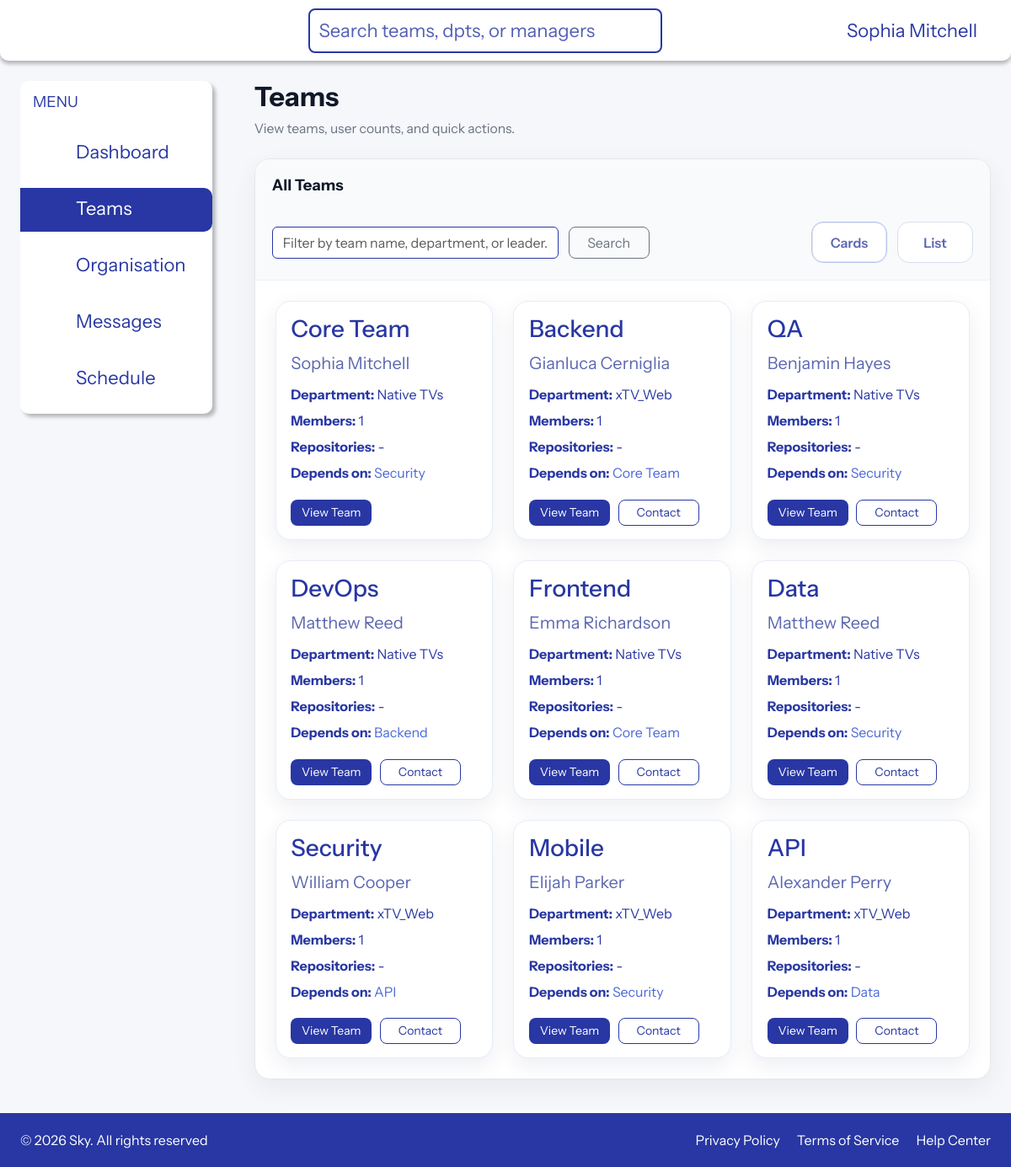
/teams/ (signed in), run on the app's committed database.
### apps/teams/models.py (models this page shows, shortened)
class User(AbstractUser):
    team = models.ForeignKey(
        Team,
        on_delete=models.CASCADE,
        db_column="team_id",
        related_name="users",
        null=True,
        blank=True,
    )
    class Meta:
        db_table = "user"
    def __str__(self):
        full_name = self.get_full_name()
        return full_name or self.username

class Team(models.Model):
    team_id = models.AutoField(primary_key=True)
    team_name = models.TextField(blank=True, null=True)
    team_leader = models.ForeignKey(
        "User",
        on_delete=models.SET_NULL,
        null=True,
        blank=True,
        db_column="team_leader",
        related_name="led_teams",
    )
    department = models.ForeignKey(
        Department,
        on_delete=models.CASCADE,
        db_column="department_id",
        related_name="teams",
    )
    slack_channels = models.TextField(blank=True, null=True)
    daily_standup_time = models.TextField(blank=True, null=True)
    team_wiki = models.TextField(blank=True, null=True)
    development_focus_areas = models.TextField(blank=True, null=True)
    key_skills_technologies = models.TextField(blank=True, null=True)
    downstream_dependency = models.ForeignKey(
        "self",
        on_delete=models.SET_NULL,
        null=True,
        blank=True,
        related_name="upstream_teams",
    )
    class Meta:
        db_table = "team"
    def employee_count(self):
        return self.users.count()
    def project_count(self):
        return self.projects.count()

class Department(models.Model):
    department_id = models.AutoField(primary_key=True)
    department_name = models.TextField(blank=True, null=True)
    department_head = models.ForeignKey(
        "User",
        on_delete=models.SET_NULL,
        null=True,
        blank=True,
        db_column="department_head",
        related_name="headed_departments",
    )
    class Meta:
        db_table = "department"

### apps/teams/views.py (the view, shortened to what this page needs)
# urls.py: path("teams/", team_list, name="team-list"),
@login_required
def team_list(request):
    teams = Team.objects.select_related("team_leader", "department")
    query = request.GET.get('q', '').strip()
    return render(request, "teams/list.html", {"teams": teams, "query": query})

### apps/teams/templates/teams/list.html (shortened to what this page needs)
{% extends "base.html" %}
{% load static %}
{% block extra_css %}
<link rel="stylesheet" href="{% static 'pages/css/teams.css' %}">
{% endblock %}
{% block content %}
<div class="teams-page">
    <div class="teams-header">
        <div>
            <h1 class="teams-title">Teams</h1>
            <p class="teams-subtitle">View teams, user counts, and quick actions.</p>
        </div>
    </div>
    {% if teams %}
    <div class="teams-layout">
        <div class="teams-card-shell">
            <div class="card-header-row teams-card-shell-header">
                <h2 class="section-title">All Teams</h2>
                <form method="get" class="teams-toolbar">
                    <input type="text" name="q" placeholder="Filter by team name, department, or leader..." value="{{ query }}" class="form-control teams-toolbar-input">
                    <button type="submit" class="btn btn-outline-secondary teams-toolbar-button">Search</button>
                    <div class="teams-view-toggle">
                        <a href="{% url 'team-list' %}?{% if query %}q={{ query|urlencode }}&amp;{% endif %}view=cards"
                           class="teams-view-pill {% if request.GET.view == 'list' %}{% else %}teams-view-pill--active{% endif %}">
                            Cards
                        </a>
                        <a href="{% url 'team-list' %}?{% if query %}q={{ query|urlencode }}&amp;{% endif %}view=list"
                           class="teams-view-pill {% if request.GET.view == 'list' %}teams-view-pill--active{% endif %}">
                            List
                        </a>
                    </div>
                </form>
            </div>
            {% if request.GET.view == 'list' %}
            <div class="table-responsive">
                <table class="teams-table">
                    <thead>
                        <tr>
                            <th>ID</th>
                            <th>Team</th>
                            <th>Department</th>
                            <th>Team Lead</th>
                            <th>Employees</th>
                            <th>Projects</th>
                            <th>Actions</th>
                            <th>Downstream Dependency</th>
                        </tr>
                    </thead>
                    <tbody>
                        {% for team in teams %}
                        <tr>
                            <td>{{ team.team_id }}</td>
                            <td class="fw-semibold">{{ team.team_name }}</td>
                            <td>{{ team.department.department_name }}</td>
                            <td>{{ team.team_leader }}</td>
                            <td>{{ team.employee_count }}</td>
                            <td>{{ team.project_count }}</td>
                            <td>
                                <div class="table-actions">
                                    <a href="{% url 'team-detail' team.team_id %}" class="btn btn-sm btn-primary">
                                        View Team
                                    </a>
                                    {% if user.team and user.team.team_id != team.team_id %}
                                    <a href="{% url 'messaging:message-create-for-team' team.team_id %}" class="btn btn-sm btn-outline-primary">
                                        Contact
                                    </a>
                                    {% endif %}
                                    {% if user.is_superuser %}
                                    <a href="{% url 'team-edit' team.team_id %}" class="btn btn-sm btn-outline-secondary">
                                        Edit
                                    </a>
                                    {% endif %}
                                </div>
                            </td>
                            <td>
                                {% if team.downstream_dependency %}
                                    <a href="{% url 'team-detail' team.downstream_dependency.team_id %}">
                                        {{ team.downstream_dependency.team_name }}
                                    </a>
                                {% else %}
                                    -
                                {% endif %}
                            </td>
                        </tr>
                        {% endfor %}
                    </tbody>
                </table>
            </div>
            {% else %}
            <div class="teams-card-grid">
                {% for team in teams %}
                <article class="team-card">
                    <div class="team-card-body">
                        <h3 class="team-card-title">{{ team.team_name }}</h3>
                        <p class="team-card-lead">
                            {% if team.team_leader %}
                                {{ team.team_leader }}
                            {% else %}
                                -
                            {% endif %}
                        </p>
                        <div class="team-card-meta">
                            <p><span class="team-card-meta-label">Department:</span> {{ team.department.department_name|default:"-" }}</p>
                            <p><span class="team-card-meta-label">Members:</span> {{ team.employee_count|default:"-" }}</p>
                            <p><span class="team-card-meta-label">Repositories:</span> {{ team.project_count|default:"-" }}</p>
                            <p>
                                <span class="team-card-meta-label">Depends on:</span>
                                {% if team.downstream_dependency %}
                                    <a href="{% url 'team-detail' team.downstream_dependency.team_id %}" class="team-card-inline-link">
                                        {{ team.downstream_dependency.team_name }}
                                    </a>
                                {% else %}
                                    -
                                {% endif %}
                            </p>
                        </div>
                    </div>
                    <div class="team-card-actions">
                        <a href="{% url 'team-detail' team.team_id %}" class="btn btn-sm btn-primary">View Team</a>
                        {% if user.team and user.team.team_id != team.team_id %}
                        <a href="{% url 'messaging:message-create-for-team' team.team_id %}" class="btn btn-sm btn-outline-primary">Contact</a>
                        {% endif %}
                    </div>
                </article>
                {% endfor %}
            </div>
            {% endif %}
        </div>
    </div>
    {% endif %}
</div>
{% endblock %}

### templates/header.html (shortened to what this page needs)
<header class="site-header">
    <div class="top-bar">
        <div class="header-inner">
            <div class="header-row">
                <div class="logo-section">
                    {% load svg %}
                </div>
                {% if user.is_authenticated %}
                    <div class="search-bar">
                        <form action="{% url 'team-list' %}" method="get" class="search-bar-form">
                            <input id="search" name="q" type="text" placeholder="Search teams, dpts, or managers" class="search-input">
                                {% load svg %}
                        </form>
                    </div>
                    <div class="profile-section d-flex align-items-center">
                                {% load svg %}
                        <div class="user-section pe-3">
                            {% if user.first_name and user.last_name %}
                                <span class="user-label">{{ user.first_name }} {{ user.last_name }}</span>
                            {% else %}
                                <span class="user-label">{{ user.username }}</span>
                            {% endif %}
                        </div>
                                {% load svg %}
                    </div>
                {% endif %}
            </div>
        </div>
    </div>
</header>

### apps/pages/static/pages/css/teams.css (style rules this page uses)
.teams-page { width: 100%; }
.teams-header { display: flex; justify-content: space-between; align-items: flex-start; gap: 1rem; margin-bottom: 1.5rem; flex-wrap: wrap; }
.teams-title { margin: 0; font-size: 2rem; font-weight: 700; color: #111827; }
.teams-subtitle { margin: 0.4rem 0 0; color: #6b7280; font-size: 0.98rem; }
.teams-layout { display: block; }
.teams-table-card, .teams-card-shell, .employees-card { background: #fff; border: 1px solid #e5e7eb; border-radius: 18px; overflow: hidden; box-shadow: 0 10px 30px rgba(15, 23, 42, 0.06); }
.card-header-row { padding: 1.25rem 1.25rem 0.75rem; border-bottom: 1px solid #eef2f7; background: #f8fafc; }
.teams-card-shell-header { display: flex; flex-direction: column; gap: 1rem; padding-bottom: 1.25rem; }
.section-title { margin: 0; font-size: 1.1rem; font-weight: 700; color: #1f2937; }
.teams-toolbar { display: flex; align-items: center; gap: 0.75rem; flex-wrap: wrap; }
.teams-toolbar-input { max-width: 340px; min-width: 260px; }
.teams-toolbar-button { min-width: 96px; }
.teams-view-toggle { display: inline-flex; gap: 0.75rem; margin-left: auto; }
.teams-view-pill { min-width: 90px; padding: 0.7rem 1rem; border: 1px solid #d8def0; border-radius: 14px; background: #ffffff; color: #5b67b0; text-align: center; font-weight: 600; text-decoration: none; }
.teams-view-pill--active { border-color: #b8c1ef; box-shadow: inset 0 0 0 1px rgba(40, 55, 163, 0.12); }
.teams-card-grid { display: grid; grid-template-columns: repeat(3, minmax(0, 1fr)); gap: 1.5rem; padding: 1.5rem; }
.team-card { min-height: 280px; display: flex; flex-direction: column; justify-content: space-between; border: 1px solid #e7ecf8; border-radius: 18px; background: #ffffff; box-shadow: 0 8px 24px rgba(28, 41, 84, 0.08); padding: 1.1rem 1.1rem 1rem; }
.team-card-body { display: flex; flex-direction: column; gap: 0.6rem; }
.team-card-title { margin: 0; font-size: 1.75rem; line-height: 1.12; color: #2837A3; }
.team-card-lead { margin: 0; font-size: 1.25rem; color: #5b67b0; }
.team-card-meta { display: flex; flex-direction: column; gap: 0.45rem; }
.team-card-meta p { margin: 0; color: #2837A3; font-size: 1rem; }
.team-card-meta-label { font-weight: 700; }
.team-card-inline-link { color: #4b69d8; text-decoration: none; }
.team-card-actions { display: flex; gap: 0.6rem; flex-wrap: wrap; margin-top: 1.2rem; }
.team-card-actions .btn { border-radius: 12px; min-width: 96px; }

### apps/pages/static/pages/css/main.css (style rules this page uses)
html, body { height: 100%; margin: 0; padding: 0; }
.form-control { color: #999 !important; }
.form-select, .form-control { border-color: #2837A3 !important; }
body.site-body { font-family: "Instrument Sans", Arial, sans-serif; background: #f5f7fb; color: #111827; }
.btn { border-radius: 8px !important; }
.btn.btn-primary { background-color: #2837A3; transition: all 0.3s ease; border: 1px solid transparent; }
.btn.btn-outline-primary { background-color: #fff; color: #2837A3; border: 1px solid #2837A3; }
.site-header { width: 100%; background: #ffffff; box-shadow: 0px 4px 4px rgba(0, 0, 0, 0.25); border-radius: 0px 0px 10px 10px; }
.header-inner { width: 100%; max-width: 1920px; margin: 0 auto; padding: 0 24px; }
.header-row { min-height: 72px; display: flex; align-items: center; justify-content: space-between; gap: 24px; }
header.site-header .header-inner .header-row .profile-section .user-section .user-label { color: #2837A3; font-size: 22px; font-weight: 400; }
.logo-section { min-width: 140px; min-height: 40px; display: flex; align-items: center; }
.user-label { font-size: 0.95rem; font-weight: 600; color: #374151; }
.section-title { margin: 0 0 1rem; font-size: 1.15rem; font-weight: 700; color: #111827; }
.search-bar { display: flex; align-items: center; border: 2px solid #2837a3; border-radius: 8px; padding: 0 10px; max-width: 420px; min-width: 420px; background-color: #fff; }
.search-bar-form { display: flex; width: 100%; align-items: center; }
.search-input { border: none; outline: none; flex-grow: 1; font-size: 22px; color: #2837a3; padding: 8px 0; }
.search-input::placeholder { color: #2837a3; opacity: 0.8; }

### data on the page
User: first_name "Sophia", last_name "Mitchell"
Team: team_name "Core Team", team_leader "Sophia Mitchell", department.department_name "Native TVs", employee_count "1", project_count "-", downstream_dependency.team_name "Security"
Team: team_name "Backend", team_leader "Gianluca Cerniglia", department.department_name "xTV_Web", employee_count "1", project_count "-", downstream_dependency.team_name "Core Team", shows "Contact"
Team: team_name "QA", team_leader "Benjamin Hayes", department.department_name "Native TVs", employee_count "1", project_count "-", downstream_dependency.team_name "Security", shows "Contact"
Team: team_name "DevOps", team_leader "Matthew Reed", department.department_name "Native TVs", employee_count "1", project_count "-", downstream_dependency.team_name "Backend", shows "Contact"
Team: team_name "Frontend", team_leader "Emma Richardson", department.department_name "Native TVs", employee_count "1", project_count "-", downstream_dependency.team_name "Core Team", shows "Contact"
Team: team_name "Data", team_leader "Matthew Reed", department.department_name "Native TVs", employee_count "1", project_count "-", downstream_dependency.team_name "Security", shows "Contact"
Team: team_name "Security", team_leader "William Cooper", department.department_name "xTV_Web", employee_count "1", project_count "-", downstream_dependency.team_name "API", shows "Contact"
Team: team_name "Mobile", team_leader "Elijah Parker", department.department_name "xTV_Web", employee_count "1", project_count "-", downstream_dependency.team_name "Security", shows "Contact"
Team: team_name "API", team_leader "Alexander Perry", department.department_name "xTV_Web", employee_count "1", project_count "-", downstream_dependency.team_name "Data", shows "Contact"
